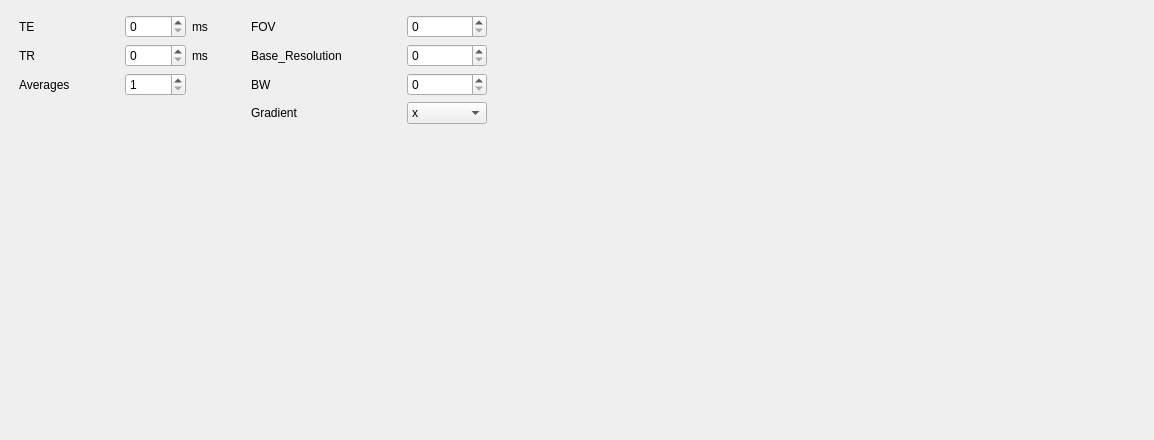
<?xml version="1.0" encoding="UTF-8"?>
<ui version="4.0">
 <class>Form</class>
 <widget class="QWidget" name="Form">
  <property name="geometry">
   <rect>
    <x>0</x>
    <y>0</y>
    <width>1154</width>
    <height>440</height>
   </rect>
  </property>
  <property name="windowTitle">
   <string>Form</string>
  </property>
  <widget class="QLabel" name="label_8">
   <property name="geometry">
    <rect>
     <x>574</x>
     <y>15</y>
     <width>16</width>
     <height>16</height>
    </rect>
   </property>
   <property name="text">
    <string/>
   </property>
  </widget>
  <widget class="QWidget" name="">
   <property name="geometry">
    <rect>
     <x>19</x>
     <y>15</y>
     <width>468</width>
     <height>483</height>
    </rect>
   </property>
   <layout class="QHBoxLayout" name="horizontalLayout">
    <item>
     <layout class="QGridLayout" name="gridLayout">
      <item row="1" column="0">
       <widget class="QLabel" name="label_2">
        <property name="text">
         <string>TR</string>
        </property>
       </widget>
      </item>
      <item row="1" column="1">
       <widget class="QSpinBox" name="TRSpinBox">
        <property name="maximum">
         <number>10000</number>
        </property>
       </widget>
      </item>
      <item row="1" column="2">
       <widget class="QLabel" name="label_4">
        <property name="text">
         <string>ms</string>
        </property>
       </widget>
      </item>
      <item row="0" column="0">
       <widget class="QLabel" name="label">
        <property name="minimumSize">
         <size>
          <width>100</width>
          <height>0</height>
         </size>
        </property>
        <property name="text">
         <string>TE</string>
        </property>
       </widget>
      </item>
      <item row="0" column="1">
       <widget class="QSpinBox" name="TESpinBox">
        <property name="maximum">
         <number>10000</number>
        </property>
       </widget>
      </item>
      <item row="0" column="2">
       <widget class="QLabel" name="label_3">
        <property name="text">
         <string>ms</string>
        </property>
       </widget>
      </item>
      <item row="2" column="0">
       <widget class="QLabel" name="label_5">
        <property name="text">
         <string>Averages</string>
        </property>
       </widget>
      </item>
      <item row="2" column="1">
       <widget class="QSpinBox" name="NSA_SpinBox">
        <property name="minimum">
         <number>1</number>
        </property>
       </widget>
      </item>
      <item row="3" column="0">
       <spacer name="verticalSpacer">
        <property name="orientation">
         <enum>Qt::Vertical</enum>
        </property>
        <property name="sizeHint" stdset="0">
         <size>
          <width>20</width>
          <height>40</height>
         </size>
        </property>
       </spacer>
      </item>
     </layout>
    </item>
    <item>
     <spacer name="horizontalSpacer">
      <property name="orientation">
       <enum>Qt::Horizontal</enum>
      </property>
      <property name="sizeHint" stdset="0">
       <size>
        <width>13</width>
        <height>20</height>
       </size>
      </property>
     </spacer>
    </item>
    <item>
     <layout class="QGridLayout" name="gridLayout_2">
      <item row="0" column="0">
       <widget class="QLabel" name="label_6">
        <property name="minimumSize">
         <size>
          <width>100</width>
          <height>0</height>
         </size>
        </property>
        <property name="text">
         <string>FOV</string>
        </property>
       </widget>
      </item>
      <item row="0" column="1">
       <widget class="QSpinBox" name="FOV_SpinBox">
        <property name="minimumSize">
         <size>
          <width>80</width>
          <height>0</height>
         </size>
        </property>
        <property name="maximum">
         <number>99999</number>
        </property>
       </widget>
      </item>
      <item row="1" column="0">
       <widget class="QLabel" name="label_9">
        <property name="minimumSize">
         <size>
          <width>150</width>
          <height>0</height>
         </size>
        </property>
        <property name="text">
         <string>Base_Resolution</string>
        </property>
       </widget>
      </item>
      <item row="1" column="1">
       <widget class="QSpinBox" name="Base_Resolution_SpinBox">
        <property name="minimumSize">
         <size>
          <width>80</width>
          <height>0</height>
         </size>
        </property>
        <property name="maximum">
         <number>99999</number>
        </property>
       </widget>
      </item>
      <item row="2" column="0">
       <widget class="QLabel" name="label_10">
        <property name="text">
         <string>BW</string>
        </property>
       </widget>
      </item>
      <item row="2" column="1">
       <widget class="QSpinBox" name="BW_SpinBox">
        <property name="minimumSize">
         <size>
          <width>80</width>
          <height>0</height>
         </size>
        </property>
        <property name="maximum">
         <number>99999</number>
        </property>
       </widget>
      </item>
      <item row="3" column="0">
       <widget class="QLabel" name="label_7">
        <property name="text">
         <string>Gradient</string>
        </property>
       </widget>
      </item>
      <item row="3" column="1">
       <widget class="QComboBox" name="Gradient_ComboBox">
        <property name="minimumSize">
         <size>
          <width>80</width>
          <height>0</height>
         </size>
        </property>
        <property name="currentText">
         <string>x</string>
        </property>
        <item>
         <property name="text">
          <string>x</string>
         </property>
        </item>
        <item>
         <property name="text">
          <string>y</string>
         </property>
        </item>
        <item>
         <property name="text">
          <string>z</string>
         </property>
        </item>
       </widget>
      </item>
      <item row="4" column="0">
       <spacer name="verticalSpacer_2">
        <property name="orientation">
         <enum>Qt::Vertical</enum>
        </property>
        <property name="sizeHint" stdset="0">
         <size>
          <width>20</width>
          <height>352</height>
         </size>
        </property>
       </spacer>
      </item>
     </layout>
    </item>
   </layout>
  </widget>
 </widget>
 <resources/>
 <connections/>
</ui>
